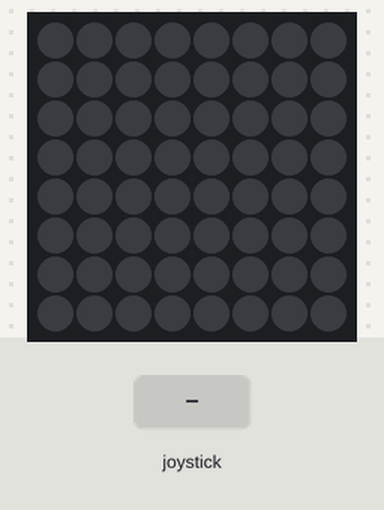
Simulated run of this program. Board: Raspberry Pi (BCM pin numbers) with a Sense HAT. Shown: the Sense HAT's 8×8 RGB LED matrix. Inputs (shaded band) come from the test bench.

Above: at 1.2 s.
1.3 s: joystick pushed up
At 1.55 s:
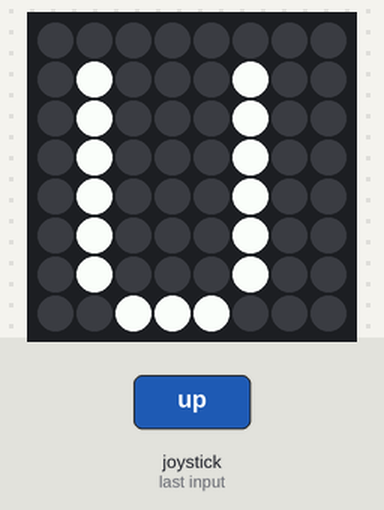
3.3 s: joystick pushed right
At 3.55 s:
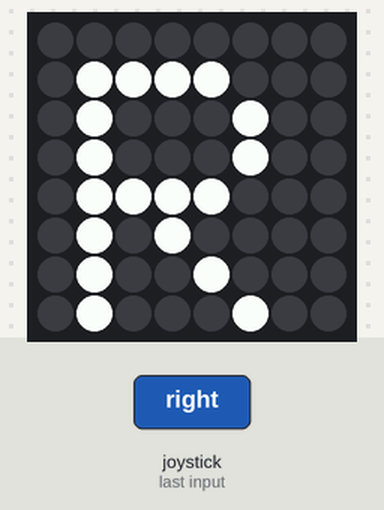
Timing chart, 0 to 6.3 s (numbered marks = the images above; inputs shaded):
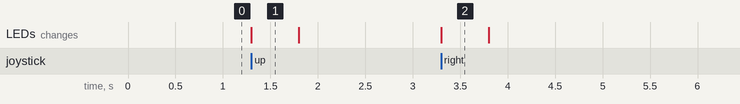

Measured:
- after the input at 1.3 s, the LEDs: change at once (image 1)
- after the input at 3.3 s, the LEDs: change at once (image 2)
- what the display in image 1 shows lasts 0.5 s, from 1.3 s to 1.8 s

The program:

joystick.py
```python
#!/usr/bin/env python3

from sense_hat import SenseHat
from time import sleep
sense = SenseHat()

e = (0, 0, 0)
w = (255, 255, 255)

sense.clear()
while True:
  for event in sense.stick.get_events():
    # Check if the joystick was pressed
    if event.action == "pressed":

      # Check which direction
      if event.direction == "up":
        sense.show_letter("U")      # Up arrow
      elif event.direction == "down":
        sense.show_letter("D")      # Down arrow
      elif event.direction == "left":
        sense.show_letter("L")      # Left arrow
      elif event.direction == "right":
        sense.show_letter("R")      # Right arrow
      elif event.direction == "middle":
        sense.show_letter("M")      # Enter key

      # Wait a while and then clear the screen
      sleep(0.5)
      sense.clear()
```
